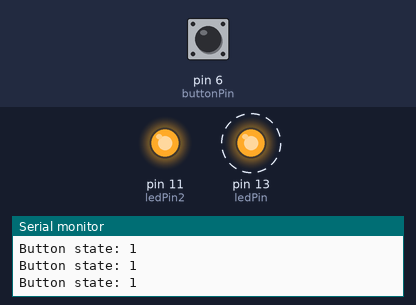
This sketch was run on a simulated Arduino Uno, built with avr-gcc and run on an emulated ATmega328P. Parts: output pins drawn as LEDs (lit = HIGH), the last lines printed to the serial monitor. Dashed ring = blinking. The inputs (shaded band) are chosen by the test bench; at power-on: pin 6 (buttonPin) HIGH.

Above: at 1.2 s.
1.3 s: pin 6 (buttonPin) pulled LOW for 0.15 s
At 1.39 s:
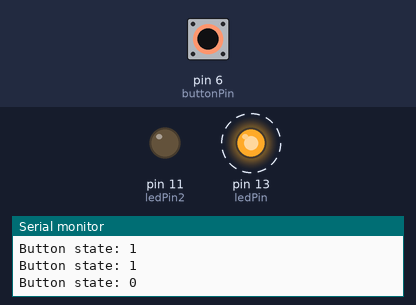
4.3 s: pin 6 (buttonPin) pulled LOW for 1 s
At 6.8 s:
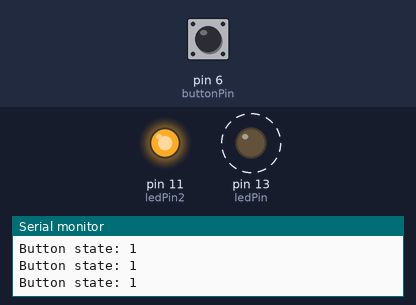
7.3 s: pin 6 (buttonPin) pulled LOW for 3.2 s
At 8.8 s:
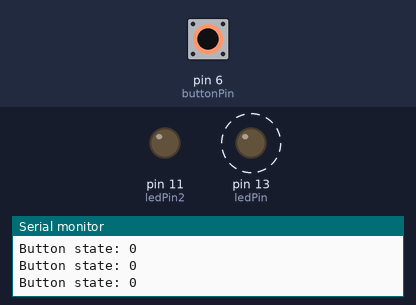
Timing chart, 0 to 19.5 s (numbered marks = the images above; inputs shaded):
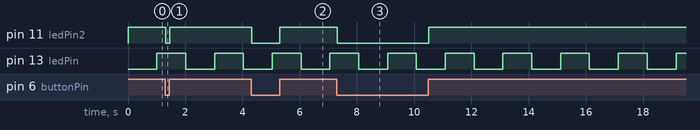

The sketch:

2PBserial_BlinknoDelay.ino
```cpp
/*
This code blinks an LED at a specified interval using the millis() function
and toggles another LED based on the state of a pushbutton.
The button is read using digitalRead() and the LED is controlled with digitalWrite().
The serial communication is also used to output the state of the pushbutton.
*/
const int ledPin = 13;       // the pin that the LED is attached to
const int ledPin2 = 11;      // the pin that the other LED is attached to
const int buttonPin = 6;     // the pin that the button is attached to
int buttonState = 0;         // variable to store the button state
int ledState = LOW;          // variable used to store the current LED state

unsigned long previousMillis = 0;  // stores the time of the last LED blink
const long interval = 1000;        // interval at which to blink the LED in milliseconds

void setup() {
  Serial.begin(9600);           // initialize serial communication
  pinMode(ledPin, OUTPUT);      // set the LED pin as an output
  pinMode(ledPin2, OUTPUT);     // set the other LED pin as an output
  pinMode(buttonPin, INPUT_PULLUP);   // Assign buttonPin as an INPUT_PULLUP or internal pull up
}

void loop() {
  unsigned long currentMillis = millis();

  // check if it's time to blink the LED again
  if (currentMillis - previousMillis >= interval) {
    // save the last time you blinked the LED
    previousMillis = currentMillis;

    // toggle the LED state
    if (ledState == LOW) {
      ledState = HIGH;
    } else {
      ledState = LOW;
    }

    digitalWrite(ledPin, ledState);  // set the LED with the ledState of the variable
  }

  // read the state of the button
  buttonState = digitalRead(buttonPin);

  // turn on/off the other LED based on the button state
  if (buttonState == HIGH) {        // button is not pressed
    digitalWrite(ledPin2, HIGH);    // turn the other LED on
  } else {                          // button is pressed
    digitalWrite(ledPin2, LOW);     // turn the other LED off
  }

  // print the button state to the serial monitor
  Serial.print("Button state: ");
  Serial.println(buttonState);
}
```

Measured:
- after the input at 1.3 s, pin 11 (ledPin2): HIGH → LOW at once, → HIGH 0.14 s later
- after the input at 4.3 s, pin 11 (ledPin2): HIGH → LOW at once, → HIGH 0.99 s later
- after the input at 7.3 s, pin 11 (ledPin2): HIGH → LOW at once, → HIGH 3.2 s later
- by itself, pin 13 (ledPin): alternates HIGH for 1.0 s and LOW for 1.0 s
